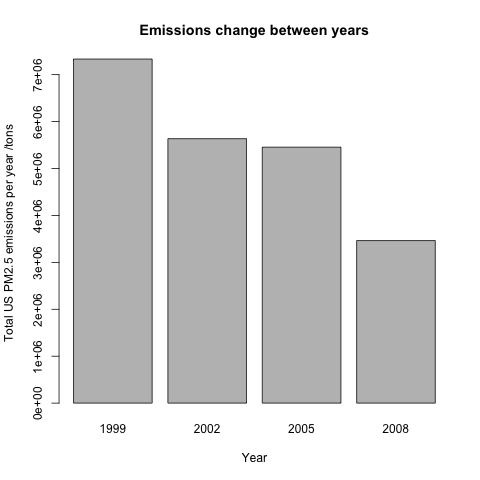

This figure's R source:
## Plot 1 - Have total emissions from PM2.5 decreased in the United States from 1999 to 2008? 

totalNEI <- NEI[, lapply(.SD, sum, na.rm = TRUE), .SDcols = c("Emissions"), by = year]

png(filename='plot1.png', width=480, height=480)
barplot(totalNEI[, Emissions],
        names = totalNEI[, year],
        xlab = "Year", ylab = "Total US PM2.5 emissions per year /tons",
        main = "Emissions change between years (US)")
dev.off()